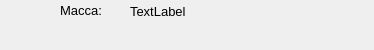
<?xml version="1.0" encoding="UTF-8"?>
<ui version="4.0">
 <class>StarInfoItem</class>
 <widget class="QWidget" name="StarInfoItem">
  <property name="geometry">
   <rect>
    <x>0</x>
    <y>0</y>
    <width>374</width>
    <height>50</height>
   </rect>
  </property>
  <property name="sizePolicy">
   <sizepolicy hsizetype="Expanding" vsizetype="Expanding">
    <horstretch>0</horstretch>
    <verstretch>0</verstretch>
   </sizepolicy>
  </property>
  <property name="minimumSize">
   <size>
    <width>233</width>
    <height>50</height>
   </size>
  </property>
  <property name="windowTitle">
   <string>Form</string>
  </property>
  <widget class="QLabel" name="label">
   <property name="geometry">
    <rect>
     <x>60</x>
     <y>0</y>
     <width>61</width>
     <height>21</height>
    </rect>
   </property>
   <property name="font">
    <font>
     <pointsize>10</pointsize>
    </font>
   </property>
   <property name="text">
    <string>Масса:</string>
   </property>
  </widget>
  <widget class="QLabel" name="starMass">
   <property name="geometry">
    <rect>
     <x>130</x>
     <y>3</y>
     <width>181</width>
     <height>16</height>
    </rect>
   </property>
   <property name="font">
    <font>
     <pointsize>10</pointsize>
    </font>
   </property>
   <property name="text">
    <string>TextLabel</string>
   </property>
  </widget>
 </widget>
 <resources/>
 <connections/>
</ui>
